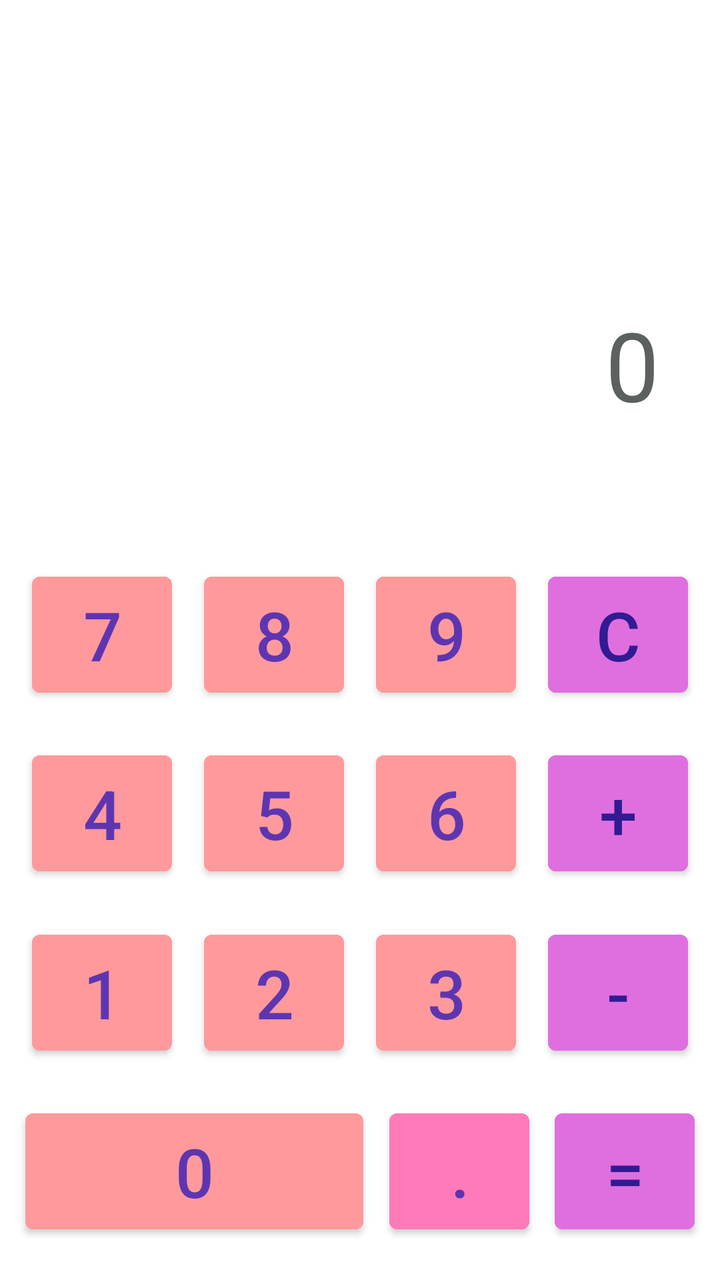
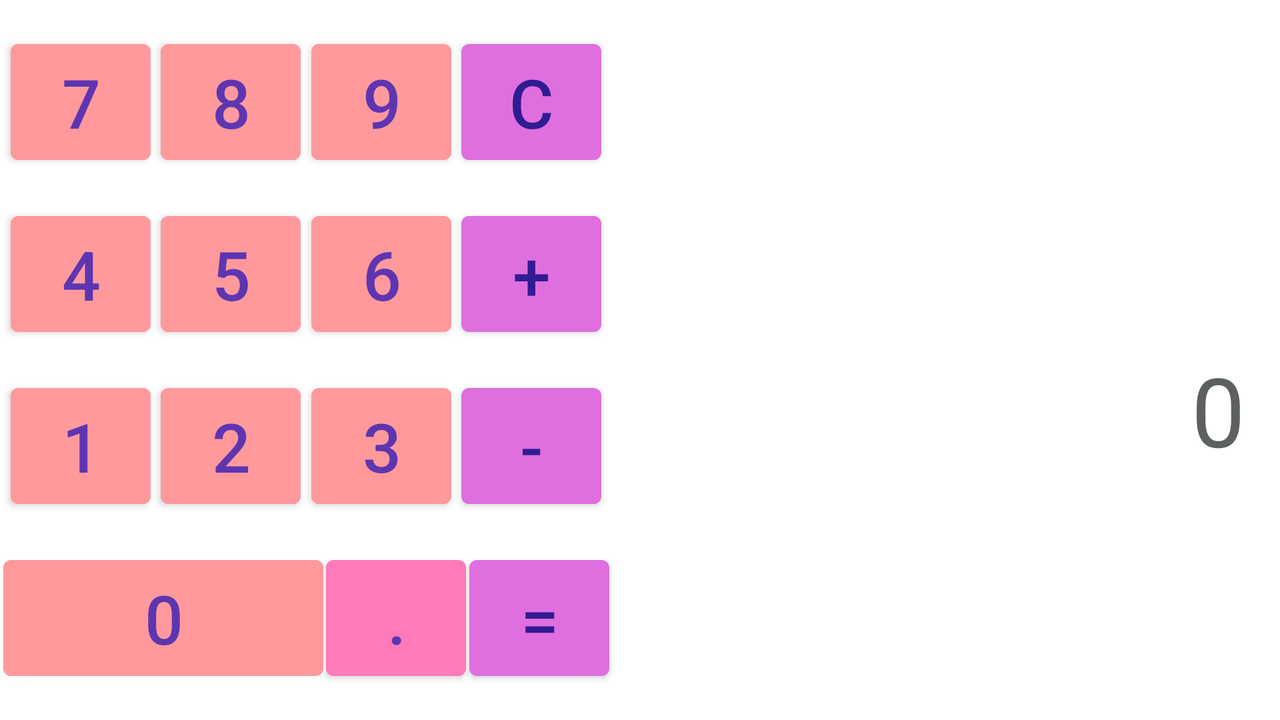

The same Android screen from two of the app's own layout files: first res/layout/ as a phone draws it, then the repository's variant for another configuration, drawn on a device whose configuration selects that folder. Both files follow.
<!-- AndroidManifest.xml: application theme Theme.Actividad1 -->
<!-- res/layout/activity_main.xml -->
<?xml version="1.0" encoding="utf-8"?>
<androidx.constraintlayout.widget.ConstraintLayout xmlns:android="http://schemas.android.com/apk/res/android"
    xmlns:app="http://schemas.android.com/apk/res-auto"
    xmlns:tools="http://schemas.android.com/tools"
    android:id="@+id/relativeLayout"
    android:layout_width="match_parent"
    android:layout_height="match_parent"
    tools:context=".MainActivity">

    <androidx.constraintlayout.widget.ConstraintLayout
        android:id="@+id/constraintLayout"
        android:layout_width="410dp"
        android:layout_height="263dp"
        android:background="#FFFFFF"
        app:layout_constraintEnd_toEndOf="parent"
        app:layout_constraintLeft_toLeftOf="parent"
        app:layout_constraintRight_toRightOf="parent"
        app:layout_constraintStart_toStartOf="parent"
        app:layout_constraintTop_toTopOf="parent">

        <TextView
            android:id="@+id/textViewNumero"
            android:layout_width="300dp"
            android:layout_height="52dp"
            android:background="#FFFFFF"
            android:hint="0"
            android:textAlignment="textEnd"
            android:textColor="#000000"
            android:textColorHint="#5C6060"
            android:textSize="48sp"
            app:layout_constraintBottom_toBottomOf="parent"
            app:layout_constraintEnd_toEndOf="parent"
            app:layout_constraintHorizontal_bias="0.493"
            app:layout_constraintStart_toStartOf="parent"
            app:layout_constraintTop_toTopOf="parent"
            app:layout_constraintVertical_bias="0.711" />

        <TextView
            android:id="@+id/textViewHistorial"
            android:layout_width="254dp"
            android:layout_height="40dp"
            android:textAlignment="textEnd"
            android:textColor="#000000"
            android:textColorHint="#8B8E8E"
            android:textSize="16sp"
            app:layout_constraintBottom_toTopOf="@+id/textViewNumero"
            app:layout_constraintEnd_toEndOf="parent"
            app:layout_constraintHorizontal_bias="0.368"
            app:layout_constraintStart_toStartOf="parent"
            app:layout_constraintTop_toTopOf="parent"
            app:layout_constraintVertical_bias="0.682" />

        <TextView
            android:id="@+id/textViewOperador"
            android:layout_width="32dp"
            android:layout_height="40dp"
            android:textAlignment="center"
            android:textColor="#000000"
            android:textColorHint="#595C5C"
            android:textSize="16sp"
            app:layout_constraintBottom_toBottomOf="parent"
            app:layout_constraintEnd_toEndOf="parent"
            app:layout_constraintHorizontal_bias="0.0"
            app:layout_constraintStart_toEndOf="@+id/textViewHistorial"
            app:layout_constraintTop_toTopOf="parent"
            app:layout_constraintVertical_bias="0.336" />

    </androidx.constraintlayout.widget.ConstraintLayout>

    <Button
        android:id="@+id/button1"
        android:layout_width="70dp"
        android:layout_height="70dp"
        android:backgroundTint="#FF999C"
        android:onClick="verNumero"
        android:text="1"
        android:textColor="#5E35B1"
        android:textSize="34sp"
        app:layout_constraintBottom_toTopOf="@+id/button0"
        app:layout_constraintEnd_toStartOf="@+id/button2"
        app:layout_constraintHorizontal_bias="0.5"
        app:layout_constraintStart_toStartOf="parent"
        app:layout_constraintTop_toBottomOf="@+id/button4" />

    <Button
        android:id="@+id/button2"
        android:layout_width="70dp"
        android:layout_height="70dp"
        android:backgroundTint="#FF999C"
        android:onClick="verNumero"
        android:text="2"
        android:textColor="#5E35B1"
        android:textSize="34sp"
        app:layout_constraintBottom_toTopOf="@+id/button0"
        app:layout_constraintEnd_toStartOf="@+id/button3"
        app:layout_constraintHorizontal_bias="0.5"
        app:layout_constraintStart_toEndOf="@+id/button1"
        app:layout_constraintTop_toBottomOf="@+id/button5" />

    <Button
        android:id="@+id/button3"
        android:layout_width="70dp"
        android:layout_height="70dp"
        android:backgroundTint="#FF999C"
        android:onClick="verNumero"
        android:text="3"
        android:textColor="#5E35B1"
        android:textSize="34sp"
        app:layout_constraintBottom_toTopOf="@+id/buttonPunto"
        app:layout_constraintEnd_toStartOf="@+id/buttonResta"
        app:layout_constraintHorizontal_bias="0.5"
        app:layout_constraintStart_toEndOf="@+id/button2"
        app:layout_constraintTop_toBottomOf="@+id/button6"
        tools:ignore="TextContrastCheck,TextContrastCheck" />

    <Button
        android:id="@+id/buttonSuma"
        android:layout_width="70dp"
        android:layout_height="70dp"
        android:backgroundTint="#DF6FDF"
        android:onClick="sumaAlgebraica"
        android:text="+"
        android:textColor="#311B92"
        android:textSize="34sp"
        app:layout_constraintBottom_toTopOf="@+id/buttonResta"
        app:layout_constraintEnd_toEndOf="parent"
        app:layout_constraintHorizontal_bias="0.5"
        app:layout_constraintStart_toEndOf="@+id/button6"
        app:layout_constraintTop_toBottomOf="@+id/buttonC" />

    <Button
        android:id="@+id/button4"
        android:layout_width="70dp"
        android:layout_height="70dp"
        android:backgroundTint="#FF999C"
        android:onClick="verNumero"
        android:text="4"
        android:textColor="#5E35B1"
        android:textSize="34sp"
        app:layout_constraintBottom_toTopOf="@+id/button1"
        app:layout_constraintEnd_toStartOf="@+id/button5"
        app:layout_constraintHorizontal_bias="0.5"
        app:layout_constraintStart_toStartOf="parent"
        app:layout_constraintTop_toBottomOf="@+id/button7" />

    <Button
        android:id="@+id/button5"
        android:layout_width="70dp"
        android:layout_height="70dp"
        android:backgroundTint="#FF999C"
        android:onClick="verNumero"
        android:text="5"
        android:textColor="#5E35B1"
        android:textSize="34sp"
        app:layout_constraintBottom_toTopOf="@+id/button2"
        app:layout_constraintEnd_toStartOf="@+id/button6"
        app:layout_constraintHorizontal_bias="0.5"
        app:layout_constraintStart_toEndOf="@+id/button4"
        app:layout_constraintTop_toBottomOf="@+id/button8" />

    <Button
        android:id="@+id/button6"
        android:layout_width="70dp"
        android:layout_height="70dp"
        android:backgroundTint="#FF999C"
        android:onClick="verNumero"
        android:text="6"
        android:textColor="#5E35B1"
        android:textSize="34sp"
        app:layout_constraintBottom_toTopOf="@+id/button3"
        app:layout_constraintEnd_toStartOf="@+id/buttonSuma"
        app:layout_constraintHorizontal_bias="0.5"
        app:layout_constraintStart_toEndOf="@+id/button5"
        app:layout_constraintTop_toBottomOf="@+id/button9" />

    <Button
        android:id="@+id/button9"
        android:layout_width="70dp"
        android:layout_height="70dp"
        android:backgroundTint="#FF999C"
        android:onClick="verNumero"
        android:text="9"
        android:textColor="#5E35B1"
        android:textSize="34sp"
        app:layout_constraintBottom_toTopOf="@+id/button6"
        app:layout_constraintEnd_toStartOf="@+id/buttonC"
        app:layout_constraintHorizontal_bias="0.5"
        app:layout_constraintStart_toEndOf="@+id/button8"
        app:layout_constraintTop_toBottomOf="@+id/constraintLayout" />

    <Button
        android:id="@+id/button7"
        android:layout_width="70dp"
        android:layout_height="70dp"
        android:backgroundTint="#FF999C"
        android:onClick="verNumero"
        android:text="7"
        android:textColor="#5E35B1"
        android:textSize="34sp"
        app:layout_constraintBottom_toTopOf="@+id/button4"
        app:layout_constraintEnd_toStartOf="@+id/button8"
        app:layout_constraintHorizontal_bias="0.5"
        app:layout_constraintStart_toStartOf="parent"
        app:layout_constraintTop_toBottomOf="@+id/constraintLayout" />

    <Button
        android:id="@+id/button8"
        android:layout_width="70dp"
        android:layout_height="70dp"
        android:backgroundTint="#FF999C"
        android:onClick="verNumero"
        android:text="8"
        android:textColor="#5E35B1"
        android:textSize="34sp"
        app:layout_constraintBottom_toTopOf="@+id/button5"
        app:layout_constraintEnd_toStartOf="@+id/button9"
        app:layout_constraintHorizontal_bias="0.5"
        app:layout_constraintStart_toEndOf="@+id/button7"
        app:layout_constraintTop_toBottomOf="@+id/constraintLayout" />

    <Button
        android:id="@+id/buttonC"
        android:layout_width="70dp"
        android:layout_height="70dp"
        android:backgroundTint="#DF6FDF"
        android:text="C"
        android:textColor="#311B92"
        android:textSize="34sp"
        app:layout_constraintBottom_toTopOf="@+id/buttonSuma"
        app:layout_constraintEnd_toEndOf="parent"
        app:layout_constraintHorizontal_bias="0.5"
        app:layout_constraintStart_toEndOf="@+id/button9"
        app:layout_constraintTop_toBottomOf="@+id/constraintLayout" />

    <Button
        android:id="@+id/buttonResta"
        android:layout_width="70dp"
        android:layout_height="70dp"
        android:backgroundTint="#DF6FDF"
        android:onClick="sumaAlgebraica"
        android:text="-"
        android:textColor="#311B92"
        android:textSize="34sp"
        app:layout_constraintBottom_toTopOf="@+id/buttonIgual"
        app:layout_constraintEnd_toEndOf="parent"
        app:layout_constraintHorizontal_bias="0.5"
        app:layout_constraintStart_toEndOf="@+id/button3"
        app:layout_constraintTop_toBottomOf="@+id/buttonSuma" />

    <Button
        android:id="@+id/buttonPunto"
        android:layout_width="70dp"
        android:layout_height="70dp"
        android:backgroundTint="#FF7AB9"
        android:onClick="verNumero"
        android:text="."
        android:textColor="#5E35B1"
        android:textSize="34sp"
        app:layout_constraintBottom_toBottomOf="parent"
        app:layout_constraintEnd_toStartOf="@+id/buttonIgual"
        app:layout_constraintHorizontal_bias="0.5"
        app:layout_constraintStart_toEndOf="@+id/button0"
        app:layout_constraintTop_toBottomOf="@+id/button3" />

    <Button
        android:id="@+id/button0"
        android:layout_width="169dp"
        android:layout_height="70dp"
        android:backgroundTint="#FF999C"
        android:onClick="verNumero"
        android:text="0"
        android:textColor="#5E35B1"
        android:textSize="34sp"
        app:layout_constraintBottom_toBottomOf="parent"
        app:layout_constraintEnd_toStartOf="@+id/buttonPunto"
        app:layout_constraintHorizontal_bias="0.5"
        app:layout_constraintStart_toStartOf="parent"
        app:layout_constraintTop_toBottomOf="@+id/button2" />

    <Button
        android:id="@+id/buttonIgual"
        android:layout_width="70dp"
        android:layout_height="70dp"
        android:backgroundTint="#DF6FDF"
        android:text="="
        android:textColor="#311B92"
        android:textSize="34sp"
        app:layout_constraintBottom_toBottomOf="parent"
        app:layout_constraintEnd_toEndOf="parent"
        app:layout_constraintHorizontal_bias="0.5"
        app:layout_constraintStart_toEndOf="@+id/buttonPunto"
        app:layout_constraintTop_toBottomOf="@+id/buttonResta" />

</androidx.constraintlayout.widget.ConstraintLayout>
<!-- resources referenced by this layout -->
<resources>
  <style name="Theme.Actividad1" parent="Theme.MaterialComponents.DayNight.DarkActionBar">
          
          <item name="colorPrimary">@color/purple_200</item>
          <item name="colorPrimaryVariant">@color/purple_700</item>
          <item name="colorOnPrimary">@color/white</item>
          
          <item name="colorSecondary">@color/teal_200</item>
          <item name="colorSecondaryVariant">@color/teal_700</item>
          <item name="colorOnSecondary">@color/black</item>
          
          <item name="android:statusBarColor">?attr/colorPrimaryVariant</item>
          
      </style>
</resources>
<!-- res/layout-land/activity_main.xml (the repository's variant of the layout above) -->
<!-- drawn on the phone turned sideways -->
<?xml version="1.0" encoding="utf-8"?>
<androidx.constraintlayout.widget.ConstraintLayout xmlns:android="http://schemas.android.com/apk/res/android"
    xmlns:app="http://schemas.android.com/apk/res-auto"
    xmlns:tools="http://schemas.android.com/tools"
    android:id="@+id/relativeLayout"
    android:layout_width="match_parent"
    android:layout_height="match_parent"
    tools:context=".MainActivity">

    <androidx.constraintlayout.widget.ConstraintLayout
        android:id="@+id/constraintLayout"
        android:layout_width="334dp"
        android:layout_height="261dp"
        android:layout_marginTop="24dp"
        android:background="#FFFFFF"
        app:layout_constraintEnd_toEndOf="parent"
        app:layout_constraintHorizontal_bias="1.0"
        app:layout_constraintLeft_toLeftOf="parent"
        app:layout_constraintRight_toRightOf="parent"
        app:layout_constraintStart_toStartOf="parent"
        app:layout_constraintTop_toTopOf="parent">

        <TextView
            android:id="@+id/textViewNumero"
            android:layout_width="300dp"
            android:layout_height="52dp"
            android:background="#FFFFFF"
            android:hint="0"
            android:textAlignment="textEnd"
            android:textColor="#000000"
            android:textColorHint="#5C6060"
            android:textSize="48sp"
            app:layout_constraintBottom_toBottomOf="parent"
            app:layout_constraintEnd_toEndOf="parent"
            app:layout_constraintHorizontal_bias="0.493"
            app:layout_constraintStart_toStartOf="parent"
            app:layout_constraintTop_toTopOf="parent"
            app:layout_constraintVertical_bias="0.711" />

        <TextView
            android:id="@+id/textViewHistorial"
            android:layout_width="254dp"
            android:layout_height="40dp"
            android:textAlignment="textEnd"
            android:textColor="#000000"
            android:textColorHint="#8B8E8E"
            android:textSize="16sp"
            app:layout_constraintBottom_toTopOf="@+id/textViewNumero"
            app:layout_constraintEnd_toEndOf="parent"
            app:layout_constraintHorizontal_bias="0.368"
            app:layout_constraintStart_toStartOf="parent"
            app:layout_constraintTop_toTopOf="parent"
            app:layout_constraintVertical_bias="0.682" />

        <TextView
            android:id="@+id/textViewOperador"
            android:layout_width="32dp"
            android:layout_height="40dp"
            android:textAlignment="center"
            android:textColor="#000000"
            android:textColorHint="#595C5C"
            android:textSize="16sp"
            app:layout_constraintBottom_toBottomOf="parent"
            app:layout_constraintEnd_toEndOf="parent"
            app:layout_constraintHorizontal_bias="0.0"
            app:layout_constraintStart_toEndOf="@+id/textViewHistorial"
            app:layout_constraintTop_toTopOf="parent"
            app:layout_constraintVertical_bias="0.336" />

    </androidx.constraintlayout.widget.ConstraintLayout>

    <Button
        android:id="@+id/button7"
        android:layout_width="70dp"
        android:layout_height="70dp"
        android:backgroundTint="#FF999C"
        android:onClick="verNumero"
        android:text="7"
        android:textColor="#5E35B1"
        android:textSize="34sp"
        app:layout_constraintBottom_toTopOf="@+id/button4"
        app:layout_constraintEnd_toStartOf="@+id/button8"
        app:layout_constraintHorizontal_bias="0.5"
        app:layout_constraintStart_toStartOf="parent"
        app:layout_constraintTop_toTopOf="parent" />

    <Button
        android:id="@+id/button1"
        android:layout_width="70dp"
        android:layout_height="70dp"
        android:backgroundTint="#FF999C"
        android:onClick="verNumero"
        android:text="1"
        android:textColor="#5E35B1"
        android:textSize="34sp"
        app:layout_constraintBottom_toTopOf="@+id/button0"
        app:layout_constraintEnd_toStartOf="@+id/button2"
        app:layout_constraintHorizontal_bias="0.5"
        app:layout_constraintStart_toStartOf="parent"
        app:layout_constraintTop_toBottomOf="@+id/button4" />

    <Button
        android:id="@+id/button2"
        android:layout_width="70dp"
        android:layout_height="70dp"
        android:backgroundTint="#FF999C"
        android:onClick="verNumero"
        android:text="2"
        android:textColor="#5E35B1"
        android:textSize="34sp"
        app:layout_constraintBottom_toTopOf="@+id/button0"
        app:layout_constraintEnd_toStartOf="@+id/button3"
        app:layout_constraintHorizontal_bias="0.5"
        app:layout_constraintStart_toEndOf="@+id/button1"
        app:layout_constraintTop_toBottomOf="@+id/button5" />

    <Button
        android:id="@+id/button3"
        android:layout_width="70dp"
        android:layout_height="70dp"
        android:backgroundTint="#FF999C"
        android:onClick="verNumero"
        android:text="3"
        android:textColor="#5E35B1"
        android:textSize="34sp"
        app:layout_constraintBottom_toTopOf="@+id/buttonPunto"
        app:layout_constraintEnd_toStartOf="@+id/buttonResta"
        app:layout_constraintHorizontal_bias="0.5"
        app:layout_constraintStart_toEndOf="@+id/button2"
        app:layout_constraintTop_toBottomOf="@+id/button6"
        tools:ignore="TextContrastCheck,TextContrastCheck" />

    <Button
        android:id="@+id/buttonSuma"
        android:layout_width="70dp"
        android:layout_height="70dp"
        android:backgroundTint="#DF6FDF"
        android:onClick="sumaAlgebraica"
        android:text="+"
        android:textColor="#311B92"
        android:textSize="34sp"
        app:layout_constraintBottom_toTopOf="@+id/buttonResta"
        app:layout_constraintEnd_toStartOf="@+id/constraintLayout"
        app:layout_constraintHorizontal_bias="0.5"
        app:layout_constraintStart_toEndOf="@+id/button6"
        app:layout_constraintTop_toBottomOf="@+id/buttonC" />

    <Button
        android:id="@+id/button4"
        android:layout_width="70dp"
        android:layout_height="70dp"
        android:backgroundTint="#FF999C"
        android:onClick="verNumero"
        android:text="4"
        android:textColor="#5E35B1"
        android:textSize="34sp"
        app:layout_constraintBottom_toTopOf="@+id/button1"
        app:layout_constraintEnd_toStartOf="@+id/button5"
        app:layout_constraintHorizontal_bias="0.5"
        app:layout_constraintStart_toStartOf="parent"
        app:layout_constraintTop_toBottomOf="@+id/button7" />

    <Button
        android:id="@+id/button5"
        android:layout_width="70dp"
        android:layout_height="70dp"
        android:backgroundTint="#FF999C"
        android:onClick="verNumero"
        android:text="5"
        android:textColor="#5E35B1"
        android:textSize="34sp"
        app:layout_constraintBottom_toTopOf="@+id/button2"
        app:layout_constraintEnd_toStartOf="@+id/button6"
        app:layout_constraintHorizontal_bias="0.5"
        app:layout_constraintStart_toEndOf="@+id/button4"
        app:layout_constraintTop_toBottomOf="@+id/button8" />

    <Button
        android:id="@+id/button6"
        android:layout_width="70dp"
        android:layout_height="70dp"
        android:backgroundTint="#FF999C"
        android:onClick="verNumero"
        android:text="6"
        android:textColor="#5E35B1"
        android:textSize="34sp"
        app:layout_constraintBottom_toTopOf="@+id/button3"
        app:layout_constraintEnd_toStartOf="@+id/buttonSuma"
        app:layout_constraintHorizontal_bias="0.5"
        app:layout_constraintStart_toEndOf="@+id/button5"
        app:layout_constraintTop_toBottomOf="@+id/button9" />

    <Button
        android:id="@+id/button9"
        android:layout_width="70dp"
        android:layout_height="70dp"
        android:backgroundTint="#FF999C"
        android:onClick="verNumero"
        android:text="9"
        android:textColor="#5E35B1"
        android:textSize="34sp"
        app:layout_constraintBottom_toTopOf="@+id/button6"
        app:layout_constraintEnd_toStartOf="@+id/buttonC"
        app:layout_constraintHorizontal_bias="0.5"
        app:layout_constraintStart_toEndOf="@+id/button8"
        app:layout_constraintTop_toTopOf="parent" />

    <Button
        android:id="@+id/buttonC"
        android:layout_width="70dp"
        android:layout_height="70dp"
        android:backgroundTint="#DF6FDF"
        android:text="C"
        android:textColor="#311B92"
        android:textSize="34sp"
        app:layout_constraintBottom_toTopOf="@+id/buttonSuma"
        app:layout_constraintEnd_toStartOf="@+id/constraintLayout"
        app:layout_constraintHorizontal_bias="0.5"
        app:layout_constraintStart_toEndOf="@+id/button9"
        app:layout_constraintTop_toTopOf="parent" />

    <Button
        android:id="@+id/buttonResta"
        android:layout_width="70dp"
        android:layout_height="70dp"
        android:backgroundTint="#DF6FDF"
        android:onClick="sumaAlgebraica"
        android:text="-"
        android:textColor="#311B92"
        android:textSize="34sp"
        app:layout_constraintBottom_toTopOf="@+id/buttonIgual"
        app:layout_constraintEnd_toStartOf="@+id/constraintLayout"
        app:layout_constraintHorizontal_bias="0.5"
        app:layout_constraintStart_toEndOf="@+id/button3"
        app:layout_constraintTop_toBottomOf="@+id/buttonSuma" />

    <Button
        android:id="@+id/buttonPunto"
        android:layout_width="70dp"
        android:layout_height="70dp"
        android:backgroundTint="#FF7AB9"
        android:onClick="verNumero"
        android:text="."
        android:textColor="#5E35B1"
        android:textSize="34sp"
        app:layout_constraintBottom_toBottomOf="parent"
        app:layout_constraintEnd_toStartOf="@+id/buttonIgual"
        app:layout_constraintHorizontal_bias="0.5"
        app:layout_constraintStart_toEndOf="@+id/button0"
        app:layout_constraintTop_toBottomOf="@+id/button3" />

    <Button
        android:id="@+id/button0"
        android:layout_width="160dp"
        android:layout_height="70dp"
        android:backgroundTint="#FF999C"
        android:onClick="verNumero"
        android:text="0"
        android:textColor="#5E35B1"
        android:textSize="34sp"
        app:layout_constraintBottom_toBottomOf="parent"
        app:layout_constraintEnd_toStartOf="@+id/buttonPunto"
        app:layout_constraintHorizontal_bias="0.5"
        app:layout_constraintStart_toStartOf="parent"
        app:layout_constraintTop_toBottomOf="@+id/button2" />

    <Button
        android:id="@+id/buttonIgual"
        android:layout_width="70dp"
        android:layout_height="70dp"
        android:backgroundTint="#DF6FDF"
        android:text="="
        android:textColor="#311B92"
        android:textSize="34sp"
        app:layout_constraintBottom_toBottomOf="parent"
        app:layout_constraintEnd_toStartOf="@+id/constraintLayout"
        app:layout_constraintHorizontal_bias="0.5"
        app:layout_constraintStart_toEndOf="@+id/buttonPunto"
        app:layout_constraintTop_toBottomOf="@+id/buttonResta" />

    <Button
        android:id="@+id/button8"
        android:layout_width="70dp"
        android:layout_height="70dp"
        android:backgroundTint="#FF999C"
        android:onClick="verNumero"
        android:text="8"
        android:textColor="#5E35B1"
        android:textSize="34sp"
        app:layout_constraintBottom_toTopOf="@+id/button5"
        app:layout_constraintEnd_toStartOf="@+id/button9"
        app:layout_constraintHorizontal_bias="0.5"
        app:layout_constraintStart_toEndOf="@+id/button7"
        app:layout_constraintTop_toTopOf="parent" />

</androidx.constraintlayout.widget.ConstraintLayout>
